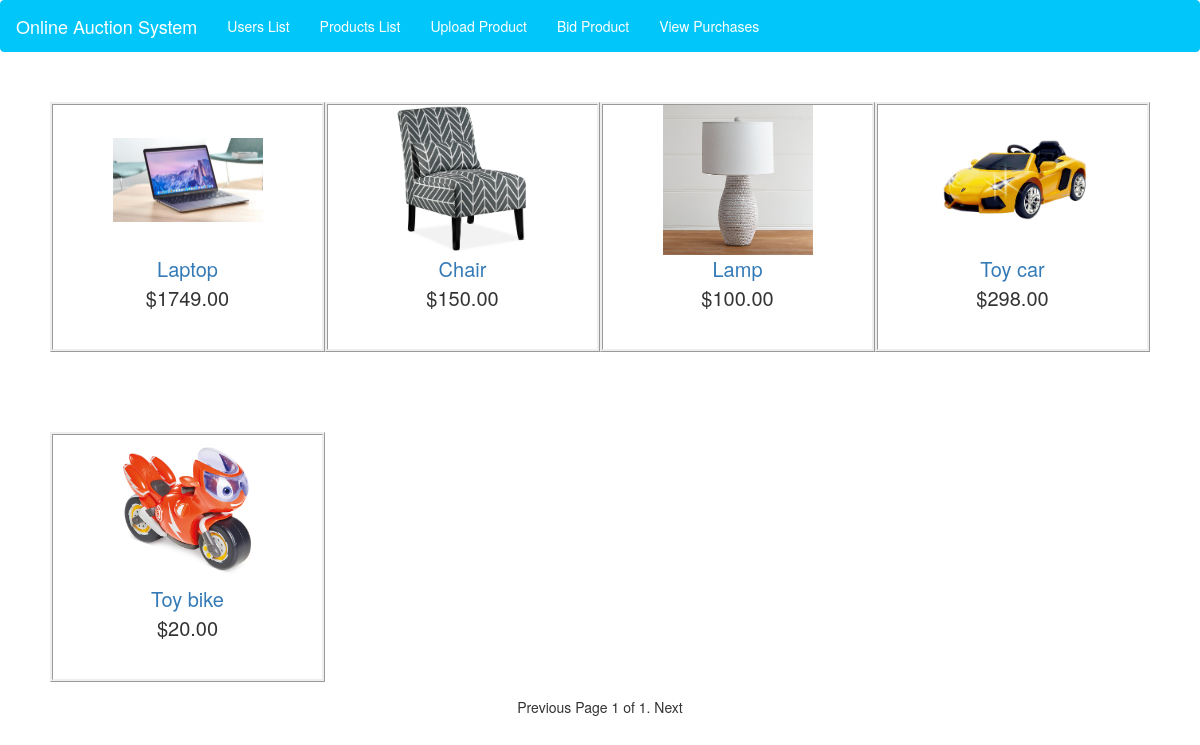
The page /home/productslist/ on the database its author committed.
### products/models.py (models this page shows)
class Product(models.Model):
	productid = models.AutoField(primary_key=True, auto_created= True)
	userid = models.IntegerField(blank = True, null =True)
	winnerid = models.IntegerField(blank = True, null =True)
	productname = models.CharField(max_length=100)
	category = models.CharField(max_length=100)
	description = models.TextField()
	price = models.DecimalField(decimal_places=2,max_digits=7)
	quantity = models.IntegerField()
	image = models.ImageField(blank = True, null =True, upload_to='static/images/')
	endtime = models.DateTimeField(blank = True, null =True)
	highestbid = models.DecimalField(decimal_places=2,max_digits=7, null=True)
	highestbid_userid = models.IntegerField(blank = True, null =True)

### pages/views.py (the view)
# urls.py: path('home/productslist/', products_list_view, name='products-list-view'),
def products_list_view(request, *args, **kwargs):
	all_products = Product.objects.all()
	print('pg no ',request.GET.get('page'))
	if request.GET.get('page') == None:
		page_number = 1
	else:
		page_number = request.GET.get('page')
	if request.GET.get('productid') != None:
		product_id = request.GET.get('productid')
		print('productid',product_id)
		return HttpResponseRedirect(reverse('product-view',kwargs={"productid": product_id}))
	paginator = Paginator(all_products, 8) # 8 items per page
	products = paginator.page(page_number)
	return render(request, 'viewlistings.html', {'products': products})

### templates/viewlistings.html
{% extends 'home.html' %}
{% block content %}
		<div class="row" align="center" style="margin-top: 50px; margin-left: 50px; margin-right: 50px;">
			{% for instance in products %}
				<div class="col-md-3" style="border-style: ridge; height: 250px;">
				<div style="width: 150px;height: 150px"><img src="/{{instance.image}}" style="width: 150px;height: 150px;object-fit: contain;" ></div>
				<p style="font-size: 20px;">
					<a href="?productid={{instance.productid}}">{{instance.productname}}</a><br/>
					${{instance.price}}<br/>
				</p>
				</div>
		        {% if forloop.counter|divisibleby:4 and not forloop.last %}
		        </div><div class="row" align="center" style="margin-top: 80px; margin-left: 50px; margin-right: 50px;">
		        {% endif %}
			{% endfor %}
		</div>
		<div align="center" style="margin-top: 15px;">
	    	{% if products.has_previous %}
	    	<a href="?page={{products.previous_page_number}}">Previous</a> {% else %}
	    	<span>Previous</span> {% endif %}
	    	<span>
	    	Page {{products.number}} of {{products.paginator.num_pages}}.
	    	</span> {% if products.has_next %}
	    	<a href="?page={{products.next_page_number}}">Next</a> {% else %}
	    	<span>Next</span> {% endif %}
		</div>
{% endblock %}

### static/css/main.css (style rules this page uses)
html { height:100%; }

### rows shown on the page
Product: image (picture), productname "Laptop", price "1749.00"
Product: image (picture), productname "Chair", price "150.00"
Product: image (picture), productname "Lamp", price "100.00"
Product: image (picture), productname "Toy car", price "298.00"
Product: image (picture), productname "Toy bike", price "20.00"

### other values the page prints
{{ products.number }} "1"
{{ products.paginator.num_pages }} "1"
